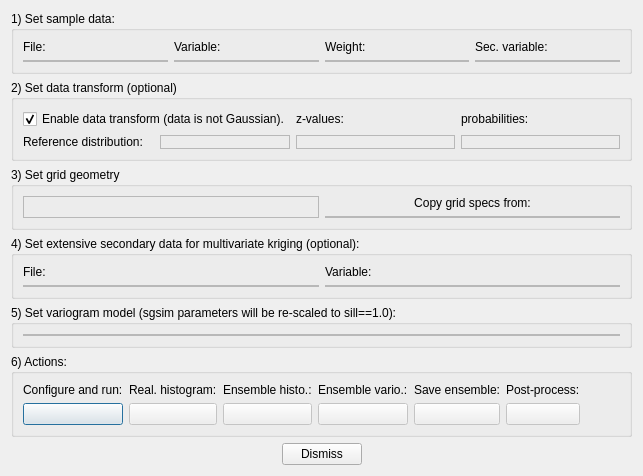
<?xml version="1.0" encoding="UTF-8"?>
<ui version="4.0">
 <class>SGSIMDialog</class>
 <widget class="QDialog" name="SGSIMDialog">
  <property name="geometry">
   <rect>
    <x>0</x>
    <y>0</y>
    <width>643</width>
    <height>435</height>
   </rect>
  </property>
  <property name="windowTitle">
   <string>Dialog</string>
  </property>
  <layout class="QVBoxLayout" name="verticalLayout_13">
   <item>
    <widget class="QGroupBox" name="groupBox">
     <property name="title">
      <string>1) Set sample data:</string>
     </property>
     <layout class="QGridLayout" name="gridLayout">
      <item row="0" column="0">
       <widget class="QLabel" name="label">
        <property name="text">
         <string>File:</string>
        </property>
       </widget>
      </item>
      <item row="0" column="1">
       <widget class="QLabel" name="label_2">
        <property name="text">
         <string>Variable:</string>
        </property>
       </widget>
      </item>
      <item row="0" column="2">
       <widget class="QLabel" name="label_3">
        <property name="text">
         <string>Weight:</string>
        </property>
       </widget>
      </item>
      <item row="0" column="3">
       <widget class="QLabel" name="label_4">
        <property name="text">
         <string>Sec. variable:</string>
        </property>
       </widget>
      </item>
      <item row="1" column="0">
       <widget class="QFrame" name="frmPointSetPlaceholder">
        <property name="frameShape">
         <enum>QFrame::StyledPanel</enum>
        </property>
        <property name="frameShadow">
         <enum>QFrame::Raised</enum>
        </property>
        <layout class="QVBoxLayout" name="verticalLayout">
         <property name="spacing">
          <number>0</number>
         </property>
         <property name="leftMargin">
          <number>0</number>
         </property>
         <property name="topMargin">
          <number>0</number>
         </property>
         <property name="rightMargin">
          <number>0</number>
         </property>
         <property name="bottomMargin">
          <number>0</number>
         </property>
        </layout>
       </widget>
      </item>
      <item row="1" column="1">
       <widget class="QFrame" name="frmPrimVarPlaceholder">
        <property name="frameShape">
         <enum>QFrame::StyledPanel</enum>
        </property>
        <property name="frameShadow">
         <enum>QFrame::Raised</enum>
        </property>
        <layout class="QVBoxLayout" name="verticalLayout_2">
         <property name="spacing">
          <number>0</number>
         </property>
         <property name="leftMargin">
          <number>0</number>
         </property>
         <property name="topMargin">
          <number>0</number>
         </property>
         <property name="rightMargin">
          <number>0</number>
         </property>
         <property name="bottomMargin">
          <number>0</number>
         </property>
        </layout>
       </widget>
      </item>
      <item row="1" column="2">
       <widget class="QFrame" name="frmPrimVarWgtPlaceholder">
        <property name="frameShape">
         <enum>QFrame::StyledPanel</enum>
        </property>
        <property name="frameShadow">
         <enum>QFrame::Raised</enum>
        </property>
        <layout class="QVBoxLayout" name="verticalLayout_3">
         <property name="spacing">
          <number>0</number>
         </property>
         <property name="leftMargin">
          <number>0</number>
         </property>
         <property name="topMargin">
          <number>0</number>
         </property>
         <property name="rightMargin">
          <number>0</number>
         </property>
         <property name="bottomMargin">
          <number>0</number>
         </property>
        </layout>
       </widget>
      </item>
      <item row="1" column="3">
       <widget class="QFrame" name="frmSecVarPlaceholder">
        <property name="frameShape">
         <enum>QFrame::StyledPanel</enum>
        </property>
        <property name="frameShadow">
         <enum>QFrame::Raised</enum>
        </property>
        <layout class="QVBoxLayout" name="verticalLayout_4">
         <property name="spacing">
          <number>0</number>
         </property>
         <property name="leftMargin">
          <number>0</number>
         </property>
         <property name="topMargin">
          <number>0</number>
         </property>
         <property name="rightMargin">
          <number>0</number>
         </property>
         <property name="bottomMargin">
          <number>0</number>
         </property>
        </layout>
       </widget>
      </item>
     </layout>
    </widget>
   </item>
   <item>
    <widget class="QGroupBox" name="groupBox_2">
     <property name="title">
      <string>2) Set data transform (optional)</string>
     </property>
     <layout class="QGridLayout" name="gridLayout_2">
      <item row="0" column="0" colspan="2">
       <widget class="QCheckBox" name="chkEnableTransform">
        <property name="text">
         <string>Enable data transform (data is not Gaussian).</string>
        </property>
        <property name="checked">
         <bool>true</bool>
        </property>
       </widget>
      </item>
      <item row="1" column="0">
       <widget class="QLabel" name="label_5">
        <property name="text">
         <string>Reference distribution:</string>
        </property>
       </widget>
      </item>
      <item row="1" column="1">
       <widget class="QFrame" name="frmRefDistFilePlaceholder">
        <property name="frameShape">
         <enum>QFrame::StyledPanel</enum>
        </property>
        <property name="frameShadow">
         <enum>QFrame::Raised</enum>
        </property>
        <layout class="QVBoxLayout" name="verticalLayout_5">
         <property name="spacing">
          <number>0</number>
         </property>
         <property name="leftMargin">
          <number>0</number>
         </property>
         <property name="topMargin">
          <number>0</number>
         </property>
         <property name="rightMargin">
          <number>0</number>
         </property>
         <property name="bottomMargin">
          <number>0</number>
         </property>
        </layout>
       </widget>
      </item>
      <item row="1" column="3">
       <widget class="QFrame" name="frmDistValuesPlaceholder">
        <property name="sizePolicy">
         <sizepolicy hsizetype="Expanding" vsizetype="Preferred">
          <horstretch>0</horstretch>
          <verstretch>0</verstretch>
         </sizepolicy>
        </property>
        <property name="frameShape">
         <enum>QFrame::StyledPanel</enum>
        </property>
        <property name="frameShadow">
         <enum>QFrame::Raised</enum>
        </property>
        <layout class="QVBoxLayout" name="verticalLayout_6">
         <property name="spacing">
          <number>0</number>
         </property>
         <property name="leftMargin">
          <number>0</number>
         </property>
         <property name="topMargin">
          <number>0</number>
         </property>
         <property name="rightMargin">
          <number>0</number>
         </property>
         <property name="bottomMargin">
          <number>0</number>
         </property>
        </layout>
       </widget>
      </item>
      <item row="1" column="5">
       <widget class="QFrame" name="frmDistFreqPlaceholder">
        <property name="sizePolicy">
         <sizepolicy hsizetype="Expanding" vsizetype="Preferred">
          <horstretch>0</horstretch>
          <verstretch>0</verstretch>
         </sizepolicy>
        </property>
        <property name="frameShape">
         <enum>QFrame::StyledPanel</enum>
        </property>
        <property name="frameShadow">
         <enum>QFrame::Raised</enum>
        </property>
        <layout class="QVBoxLayout" name="verticalLayout_7">
         <property name="spacing">
          <number>0</number>
         </property>
         <property name="leftMargin">
          <number>0</number>
         </property>
         <property name="topMargin">
          <number>0</number>
         </property>
         <property name="rightMargin">
          <number>0</number>
         </property>
         <property name="bottomMargin">
          <number>0</number>
         </property>
        </layout>
       </widget>
      </item>
      <item row="0" column="3">
       <widget class="QLabel" name="label_6">
        <property name="text">
         <string>z-values:</string>
        </property>
       </widget>
      </item>
      <item row="0" column="5">
       <widget class="QLabel" name="label_7">
        <property name="text">
         <string>probabilities:</string>
        </property>
       </widget>
      </item>
     </layout>
    </widget>
   </item>
   <item>
    <widget class="QGroupBox" name="groupBox_3">
     <property name="title">
      <string>3) Set grid geometry</string>
     </property>
     <layout class="QGridLayout" name="gridLayout_3">
      <item row="0" column="0" rowspan="2">
       <widget class="QFrame" name="frmGridGeomPlaceholder">
        <property name="frameShape">
         <enum>QFrame::StyledPanel</enum>
        </property>
        <property name="frameShadow">
         <enum>QFrame::Raised</enum>
        </property>
        <layout class="QVBoxLayout" name="verticalLayout_8"/>
       </widget>
      </item>
      <item row="0" column="1">
       <widget class="QLabel" name="label_8">
        <property name="text">
         <string>Copy grid specs from:</string>
        </property>
        <property name="alignment">
         <set>Qt::AlignCenter</set>
        </property>
       </widget>
      </item>
      <item row="1" column="1">
       <widget class="QFrame" name="frmCopyGridSpecsPlaceholder">
        <property name="frameShape">
         <enum>QFrame::StyledPanel</enum>
        </property>
        <property name="frameShadow">
         <enum>QFrame::Raised</enum>
        </property>
        <layout class="QVBoxLayout" name="verticalLayout_9">
         <property name="spacing">
          <number>0</number>
         </property>
         <property name="leftMargin">
          <number>0</number>
         </property>
         <property name="topMargin">
          <number>0</number>
         </property>
         <property name="rightMargin">
          <number>0</number>
         </property>
         <property name="bottomMargin">
          <number>0</number>
         </property>
        </layout>
       </widget>
      </item>
     </layout>
    </widget>
   </item>
   <item>
    <widget class="QGroupBox" name="groupBox_4">
     <property name="title">
      <string>4) Set extensive secondary data for multivariate kriging (optional):</string>
     </property>
     <layout class="QGridLayout" name="gridLayout_4">
      <item row="0" column="0">
       <widget class="QLabel" name="label_9">
        <property name="text">
         <string>File:</string>
        </property>
       </widget>
      </item>
      <item row="0" column="1">
       <widget class="QLabel" name="label_10">
        <property name="text">
         <string>Variable:</string>
        </property>
       </widget>
      </item>
      <item row="1" column="0">
       <widget class="QFrame" name="frmSecDataGridPlaceholder">
        <property name="frameShape">
         <enum>QFrame::StyledPanel</enum>
        </property>
        <property name="frameShadow">
         <enum>QFrame::Raised</enum>
        </property>
        <layout class="QVBoxLayout" name="verticalLayout_10">
         <property name="spacing">
          <number>0</number>
         </property>
         <property name="leftMargin">
          <number>0</number>
         </property>
         <property name="topMargin">
          <number>0</number>
         </property>
         <property name="rightMargin">
          <number>0</number>
         </property>
         <property name="bottomMargin">
          <number>0</number>
         </property>
        </layout>
       </widget>
      </item>
      <item row="1" column="1">
       <widget class="QFrame" name="frmSecVarSelectorPlaceholder">
        <property name="frameShape">
         <enum>QFrame::StyledPanel</enum>
        </property>
        <property name="frameShadow">
         <enum>QFrame::Raised</enum>
        </property>
        <layout class="QVBoxLayout" name="verticalLayout_11">
         <property name="spacing">
          <number>0</number>
         </property>
         <property name="leftMargin">
          <number>0</number>
         </property>
         <property name="topMargin">
          <number>0</number>
         </property>
         <property name="rightMargin">
          <number>0</number>
         </property>
         <property name="bottomMargin">
          <number>0</number>
         </property>
        </layout>
       </widget>
      </item>
     </layout>
    </widget>
   </item>
   <item>
    <widget class="QGroupBox" name="groupBox_5">
     <property name="title">
      <string>5) Set variogram model (sgsim parameters will be re-scaled to sill==1.0):</string>
     </property>
     <layout class="QGridLayout" name="gridLayout_5">
      <item row="0" column="0">
       <widget class="QFrame" name="frmVariogramModelPlaceholder">
        <property name="frameShape">
         <enum>QFrame::StyledPanel</enum>
        </property>
        <property name="frameShadow">
         <enum>QFrame::Raised</enum>
        </property>
        <layout class="QVBoxLayout" name="verticalLayout_12">
         <property name="spacing">
          <number>0</number>
         </property>
         <property name="leftMargin">
          <number>0</number>
         </property>
         <property name="topMargin">
          <number>0</number>
         </property>
         <property name="rightMargin">
          <number>0</number>
         </property>
         <property name="bottomMargin">
          <number>0</number>
         </property>
        </layout>
       </widget>
      </item>
     </layout>
    </widget>
   </item>
   <item>
    <widget class="QGroupBox" name="groupBox_6">
     <property name="title">
      <string>6) Actions:</string>
     </property>
     <layout class="QGridLayout" name="gridLayout_6">
      <item row="0" column="0">
       <widget class="QLabel" name="label_11">
        <property name="text">
         <string>Configure and run:</string>
        </property>
       </widget>
      </item>
      <item row="0" column="1">
       <widget class="QLabel" name="label_12">
        <property name="text">
         <string>Real. histogram:</string>
        </property>
       </widget>
      </item>
      <item row="1" column="6">
       <spacer name="horizontalSpacer_3">
        <property name="orientation">
         <enum>Qt::Horizontal</enum>
        </property>
        <property name="sizeHint" stdset="0">
         <size>
          <width>40</width>
          <height>20</height>
         </size>
        </property>
       </spacer>
      </item>
      <item row="0" column="3">
       <widget class="QLabel" name="label_14">
        <property name="text">
         <string>Ensemble vario.:</string>
        </property>
       </widget>
      </item>
      <item row="1" column="0">
       <widget class="QPushButton" name="btnConfigAndRun">
        <property name="text">
         <string/>
        </property>
        <property name="icon">
         <iconset resource="../resources.qrc">
          <normaloff>:/icons32/setting32</normaloff>:/icons32/setting32</iconset>
        </property>
       </widget>
      </item>
      <item row="1" column="4">
       <widget class="QPushButton" name="btnSaveRealizations">
        <property name="enabled">
         <bool>false</bool>
        </property>
        <property name="text">
         <string/>
        </property>
        <property name="icon">
         <iconset resource="../resources.qrc">
          <normaloff>:/icons32/save32</normaloff>:/icons32/save32</iconset>
        </property>
       </widget>
      </item>
      <item row="1" column="3">
       <widget class="QPushButton" name="btnEnsembleVariogram">
        <property name="enabled">
         <bool>false</bool>
        </property>
        <property name="text">
         <string/>
        </property>
        <property name="icon">
         <iconset resource="../resources.qrc">
          <normaloff>:/icons32/varnreals32</normaloff>:/icons32/varnreals32</iconset>
        </property>
       </widget>
      </item>
      <item row="0" column="2">
       <widget class="QLabel" name="label_13">
        <property name="text">
         <string>Ensemble histo.:</string>
        </property>
       </widget>
      </item>
      <item row="1" column="2">
       <widget class="QPushButton" name="btnEnsembleHistogram">
        <property name="enabled">
         <bool>false</bool>
        </property>
        <property name="text">
         <string/>
        </property>
        <property name="icon">
         <iconset resource="../resources.qrc">
          <normaloff>:/icons32/histonreals32</normaloff>:/icons32/histonreals32</iconset>
        </property>
       </widget>
      </item>
      <item row="1" column="1">
       <widget class="QPushButton" name="btnRealizationHistogram">
        <property name="enabled">
         <bool>false</bool>
        </property>
        <property name="text">
         <string/>
        </property>
        <property name="icon">
         <iconset resource="../resources.qrc">
          <normaloff>:/icons32/histo32</normaloff>:/icons32/histo32</iconset>
        </property>
       </widget>
      </item>
      <item row="0" column="4">
       <widget class="QLabel" name="label_15">
        <property name="text">
         <string>Save ensemble:</string>
        </property>
       </widget>
      </item>
      <item row="1" column="5">
       <widget class="QPushButton" name="btnPostsim">
        <property name="enabled">
         <bool>false</bool>
        </property>
        <property name="text">
         <string/>
        </property>
        <property name="icon">
         <iconset resource="../resources.qrc">
          <normaloff>:/icons32/setting32</normaloff>:/icons32/setting32</iconset>
        </property>
       </widget>
      </item>
      <item row="0" column="5">
       <widget class="QLabel" name="label_16">
        <property name="text">
         <string>Post-process:</string>
        </property>
       </widget>
      </item>
     </layout>
    </widget>
   </item>
   <item>
    <layout class="QHBoxLayout" name="horizontalLayout">
     <item>
      <spacer name="horizontalSpacer">
       <property name="orientation">
        <enum>Qt::Horizontal</enum>
       </property>
       <property name="sizeHint" stdset="0">
        <size>
         <width>40</width>
         <height>20</height>
        </size>
       </property>
      </spacer>
     </item>
     <item>
      <widget class="QPushButton" name="btnDismiss">
       <property name="text">
        <string>Dismiss</string>
       </property>
      </widget>
     </item>
     <item>
      <spacer name="horizontalSpacer_2">
       <property name="orientation">
        <enum>Qt::Horizontal</enum>
       </property>
       <property name="sizeHint" stdset="0">
        <size>
         <width>40</width>
         <height>20</height>
        </size>
       </property>
      </spacer>
     </item>
    </layout>
   </item>
  </layout>
 </widget>
 <resources>
  <include location="../resources.qrc"/>
 </resources>
 <connections>
  <connection>
   <sender>btnDismiss</sender>
   <signal>clicked()</signal>
   <receiver>SGSIMDialog</receiver>
   <slot>reject()</slot>
   <hints>
    <hint type="sourcelabel">
     <x>358</x>
     <y>418</y>
    </hint>
    <hint type="destinationlabel">
     <x>357</x>
     <y>292</y>
    </hint>
   </hints>
  </connection>
  <connection>
   <sender>btnConfigAndRun</sender>
   <signal>clicked()</signal>
   <receiver>SGSIMDialog</receiver>
   <slot>onConfigAndRun()</slot>
   <hints>
    <hint type="sourcelabel">
     <x>96</x>
     <y>365</y>
    </hint>
    <hint type="destinationlabel">
     <x>123</x>
     <y>400</y>
    </hint>
   </hints>
  </connection>
  <connection>
   <sender>btnRealizationHistogram</sender>
   <signal>clicked()</signal>
   <receiver>SGSIMDialog</receiver>
   <slot>onRealizationHistogram()</slot>
   <hints>
    <hint type="sourcelabel">
     <x>170</x>
     <y>362</y>
    </hint>
    <hint type="destinationlabel">
     <x>176</x>
     <y>420</y>
    </hint>
   </hints>
  </connection>
  <connection>
   <sender>btnEnsembleHistogram</sender>
   <signal>clicked()</signal>
   <receiver>SGSIMDialog</receiver>
   <slot>onEnsembleHistogram()</slot>
   <hints>
    <hint type="sourcelabel">
     <x>236</x>
     <y>359</y>
    </hint>
    <hint type="destinationlabel">
     <x>244</x>
     <y>405</y>
    </hint>
   </hints>
  </connection>
  <connection>
   <sender>btnEnsembleVariogram</sender>
   <signal>clicked()</signal>
   <receiver>SGSIMDialog</receiver>
   <slot>onEnsembleVariogram()</slot>
   <hints>
    <hint type="sourcelabel">
     <x>326</x>
     <y>357</y>
    </hint>
    <hint type="destinationlabel">
     <x>378</x>
     <y>394</y>
    </hint>
   </hints>
  </connection>
  <connection>
   <sender>btnSaveRealizations</sender>
   <signal>clicked()</signal>
   <receiver>SGSIMDialog</receiver>
   <slot>onSaveEnsemble()</slot>
   <hints>
    <hint type="sourcelabel">
     <x>421</x>
     <y>357</y>
    </hint>
    <hint type="destinationlabel">
     <x>444</x>
     <y>414</y>
    </hint>
   </hints>
  </connection>
  <connection>
   <sender>btnPostsim</sender>
   <signal>clicked()</signal>
   <receiver>SGSIMDialog</receiver>
   <slot>onPostsim()</slot>
   <hints>
    <hint type="sourcelabel">
     <x>490</x>
     <y>361</y>
    </hint>
    <hint type="destinationlabel">
     <x>531</x>
     <y>400</y>
    </hint>
   </hints>
  </connection>
 </connections>
 <slots>
  <slot>onConfigAndRun()</slot>
  <slot>onRealizationHistogram()</slot>
  <slot>onEnsembleHistogram()</slot>
  <slot>onEnsembleVariogram()</slot>
  <slot>onSaveEnsemble()</slot>
  <slot>onPostsim()</slot>
 </slots>
</ui>
